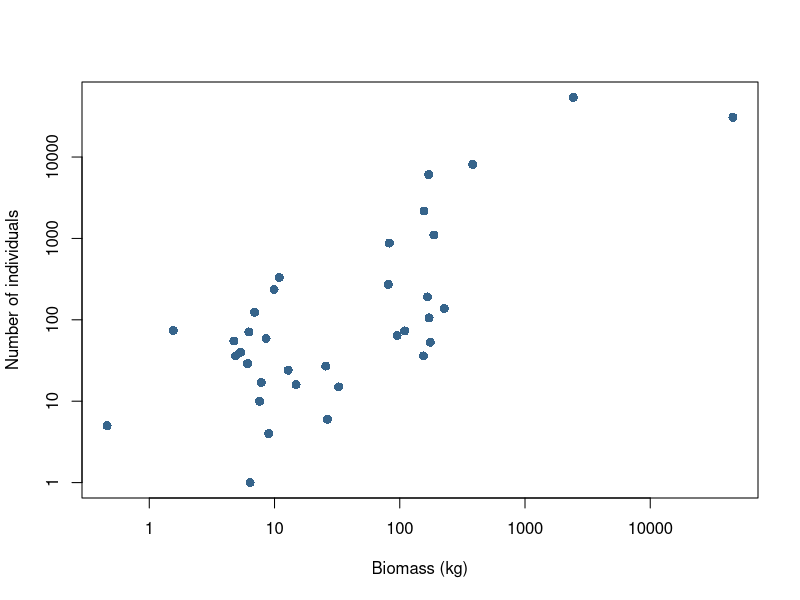

Source code (R):
#Title: Code to present a simple example on how to use the data
#Date: May 28 2025
#Last update: NA

#-----------------#
#### Libraries ####
#-----------------#
#data manipulation
library(dplyr)

#------------------------------#
#### Mean species abundance ####
#------------------------------#
#--- Extract mean species abundance
abundance <- read.csv("DataS1/BYLOT-species_abundance.csv", check.names = FALSE) %>% 
  #Change method quality to transform as a semi-quantitative variable
  dplyr::mutate(method_quality=
                  factor(method_quality,
                         levels = c("very low", "low", "moderate", "high"),  ordered = TRUE)) %>%
  #Select the estimate derived from the method with the highest quality for each species
  dplyr::group_by(species_en) %>%
  dplyr::slice_max(order_by = method_quality) %>% 
  #Caculate mean abundance for each species
  dplyr::summarise(mean_abundance= round(mean(abundance), digits = 0)) %>% 
  ungroup()

#------------------------------#
#### Mean species body mass ####
#------------------------------#
body_mass <- read.csv("DataS1/BYLOT-species_body_mass.csv", check.names = FALSE)  %>% 
  #mutate site to transform as a semi-quantitative variable
  dplyr::mutate(site=
                  factor(site,
                         levels = c("undetermined","baffin", "bylot"),  ordered = TRUE)) %>%
  #Retain in priority measurements from Bylot Island and then from the literature
  dplyr::group_by(species_en) %>%
  dplyr::slice_max(order_by = site) %>% 
  ungroup() %>% 
  #Keep only the species name and the mean body mass column
  dplyr::select(species_en, mean_body_mass_g)

#-----------------------#
#### Species biomass ####
#-----------------------#
#Mean abundance (ind.) x Mean body mass = Biomass
abundance_biomass <- abundance %>% 
  #Add mean body mass value of each species to abundance data frame
  dplyr::left_join(body_mass) %>% 
  dplyr::mutate(mean_biomass_kg= (mean_abundance*mean_body_mass_g)/1000)


#----------------------------------#
#### Plot Abundance and Biomass ####
#----------------------------------#
plot(mean_abundance~mean_biomass_kg, data= abundance_biomass,
     log = "xy",
     xlab= "Biomass (kg)",
  ylab="Number of individuals",
  cex=1.2,
  col= "steelblue4",
  pch=16)